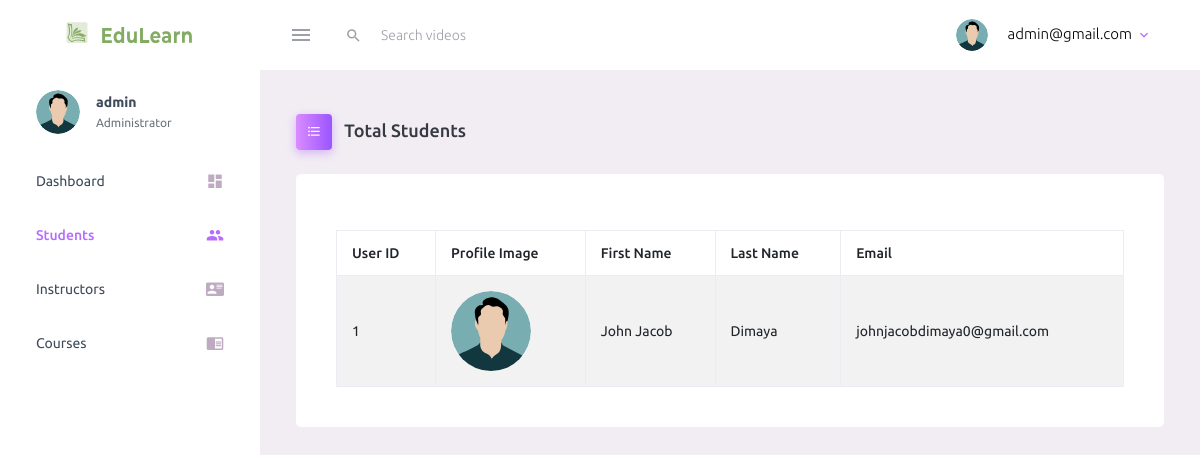
The page /views/admin/dashboard/students.php on the database as committed earlier.
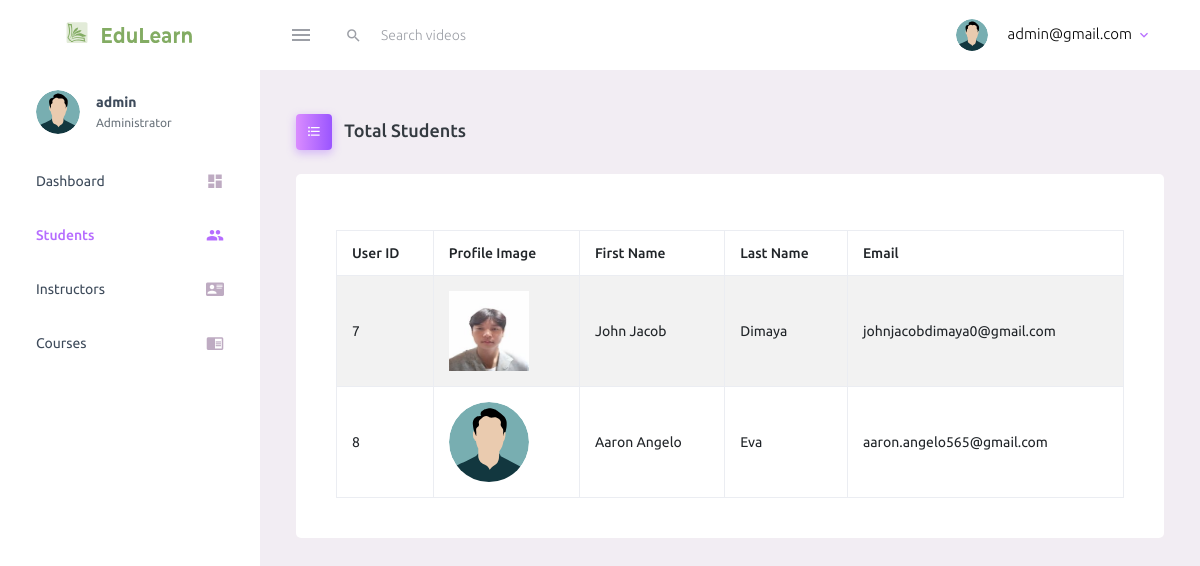
The same page on the database as committed later.
### tables this page shows
CREATE TABLE `user_tbl` (
  `id` int(11) NOT NULL,
  `firstname` varchar(255) DEFAULT NULL,
  `lastname` varchar(255) DEFAULT NULL,
  `gender` varchar(255) DEFAULT NULL,
  `biography` varchar(200) DEFAULT NULL,
  `email` varchar(255) DEFAULT NULL,
  `password` varchar(255) DEFAULT NULL,
  `verify_token` varchar(255) NOT NULL,
  `profile` text DEFAULT NULL,
  `access` varchar(255) DEFAULT 'student'
);

### models/View.php (called while the page is built, shortened)
<?php
class View extends Config
{
?>
<?php
    public function get_students() {
        $connection = $this->openConnection();
        $stmt = $connection->prepare("SELECT * FROM user_tbl");
        $stmt->execute();
        $data = $stmt->fetchAll();
        return $data;
    }
}
?>

### controllers/functions.php (called while the page is built, shortened)
<?php
function get_students() {
    $view = new View();
    return $view->get_students();
}
?>

### views/admin/dashboard/students.php (the view, shortened to what this page needs)
<?php include('./partials/__header.php'); ?>
<div class="container-scroller">
    <?php include('./components/navbar.php'); ?>
    <div class="container-fluid page-body-wrapper">
        <?php include('./components/sidebar.php'); ?>
        <div class="main-panel">
            <div class="content-wrapper">
                <div class="page-header">
                    <h3 class="page-title">
                        <span class="page-title-icon bg-gradient-primary text-white me-2">
                            <i class="mdi mdi-format-list-bulleted "></i>
                        </span> Total Students
                    </h3>
                </div>
                <?php $students = get_students(); ?>
                <div class="col-lg-12 grid-margin stretch-card">
                    <div class="card">
                        <div class="card-body">
                            <table class="mt-3 table table-bordered table-striped table-hover">
                                <thead>
                                    <tr>
                                        <th>User ID</th>
                                        <th>Profile Image</th>
                                        <th>First Name</th>
                                        <th>Last Name</th>
                                        <th>Email</th>
                                    </tr>
                                </thead>
                                <tbody>
                                    <?php foreach ($students as $student) : ?>
                                        <tr>
                                            <td><?= $student['id'] ?></td>
                                            <td><img src="/eduLearn/uploads/<?= isset($student['profile']) ? $student['profile'] : 'default-user-male.svg'  ?>" alt="" height="80" width="80" ></td>
                                            <td><?= $student['firstname'] ?></td>
                                            <td><?= $student['lastname'] ?></td>
                                            <td><?= $student['email'] ?></td>
                                        </tr>
                                    <?php endforeach; ?>
                                </tbody>
                            </table>
                        </div>
                    </div>
                </div>
            </div>
        </div>
    </div>
</div>
<?php include('./partials/__footer.php'); ?>

### views/admin/dashboard/partials/__header.php (shortened to what this page needs)
<!DOCTYPE html>
<html lang="en">
<head>
    <link rel="stylesheet" href="assets/vendors/mdi/css/materialdesignicons.min.css">
    <link rel="stylesheet" href="assets/vendors/css/vendor.bundle.base.css">
    <link rel="stylesheet" href="assets/css/style.css">
</head>
<body>

### views/admin/dashboard/components/navbar.php (shortened to what this page needs)
<nav class="navbar default-layout-navbar col-lg-12 col-12 p-0 fixed-top d-flex flex-row">
  <div class="text-center navbar-brand-wrapper d-flex align-items-center justify-content-center">
    <a class="navbar-brand brand-logo" href="admin-dashboard.php"><img src="../../../images/logo-long.svg" alt="logo" /></a>
  </div>
  <div class="navbar-menu-wrapper d-flex align-items-stretch">
    <button class="navbar-toggler navbar-toggler align-self-center" type="button" data-toggle="minimize">
      <span class="mdi mdi-menu"></span>
    </button>
    <div class="search-field d-none d-md-block">
      <form class="d-flex align-items-center h-100" action="#">
        <div class="input-group">
          <div class="input-group-prepend bg-transparent">
            <i class="input-group-text border-0 mdi mdi-magnify"></i>
          </div>
          <input type="text" class="form-control bg-transparent border-0" placeholder="Search videos">
        </div>
      </form>
    </div>
    <ul class="navbar-nav navbar-nav-right">
      <li class="nav-item nav-profile dropdown">
        <a class="nav-link dropdown-toggle" id="profileDropdown" href="#" data-bs-toggle="dropdown" aria-expanded="false">
          <?php
          $defaultImage = 'default-user-male.svg';
          ?>
          <div class="nav-profile-img">
            <img src="/eduLearn/uploads/<?= $defaultImage ?>" class="avatar object-fit-cover" alt="Avatar">
          </div>
          <div class="nav-profile-text">
            <p class="mb-1 text-black">admin@gmail.com</p>
          </div>
        </a>
      </li>
    </ul>
  </div>
</nav>

### views/admin/dashboard/components/sidebar.php
<nav class="sidebar sidebar-offcanvas" id="sidebar">
  <ul class="nav">
    <li class="nav-item nav-profile">
      <a href="#" class="nav-link">
        <?php
        $defaultImage = 'default-user-male.svg';
        ?>
        <div class="nav-profile-image">
          <img src="/eduLearn/uploads/<?= $defaultImage ?>" class="avatar object-fit-cover" alt="Avatar">
        </div>
        <div class="nav-profile-text d-flex flex-column">
          <span class="font-weight-bold mb-2">admin</span>
          <span class="text-secondary text-small">Administrator</span>
        </div>
      </a>
    </li>
    <li class="nav-item">
      <a class="nav-link" href="admin-dashboard.php">
        <span class="menu-title">Dashboard</span>
        <i class="mdi mdi-view-dashboard  menu-icon"></i>
      </a>
    </li>
    <li class="nav-item">
      <a class="nav-link" href="students.php">
        <span class="menu-title">Students</span>
        <i class="mdi mdi-account-multiple  menu-icon"></i>
      </a>
    </li>
    <li class="nav-item">
      <a class="nav-link" href="instructors.php">
        <span class="menu-title">Instructors</span>
        <i class="mdi mdi-account-card-details  menu-icon"></i>
      </a>
    </li>
    <li class="nav-item">
      <a class="nav-link" href="courses.php">
        <span class="menu-title">Courses</span>
        <i class="mdi mdi-book-open menu-icon"></i>
      </a>
    </li>
  </ul>
</nav>

### views/admin/dashboard/partials/__footer.php (shortened to what this page needs)
</body>
</html>

Rows that differ between the two databases and show on the page:
removed user_tbl: id "1", firstname "John Jacob", lastname "Dimaya", email "johnjacobdimaya0@gmail.com"
added user_tbl: id "7", profile (picture), firstname "John Jacob", lastname "Dimaya", email "johnjacobdimaya0@gmail.com"
added user_tbl: id "8", firstname "Aaron Angelo", lastname "Eva", email "aaron.angelo565@gmail.com"
